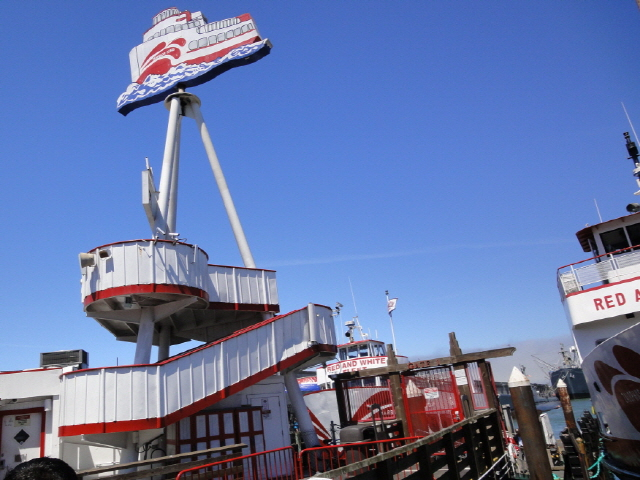
#> input picture python/opencv/img/pier39.jpg, 640 x 480 px
$ jupyter execute ex3.ipynb
#> lines starting #> are read from the running program, lines starting #| are printed output that depends on the picture
[cell 1]
import cv2
import numpy as np
from matplotlib import pyplot as plt

### 히스토그램
- 디지털 영상의 픽셀 분포정도를 그래프 형식으로 표현
- cv2.calcHist(image, channels, mask, histSize, ranges, hist = None, accumulate = None)

    - image : 입력 영상 리스트
    - channels : 히스토그램을 구할 채널을 나타내는 리스트
    - mask : 마스크 영상. 입력 영상 전체에서 히스토그램을 구하려면 None 지정
    - histSize : 히스토그램 각 차원의 크기(빈(bin)의 개수)를 나타내는 리스트
    - ranges : 히스토그램 각 차원의 최솟값과 최댓값으로 구성된 리스트
    - hist : 계산된 히스토그램 (numpy.ndarray)
    - accumulate : 기존 hist 히스토그램에 누적하려면 True, 새로 만들려면 False

[cell 2]
import cv2
import numpy as np
from matplotlib import pyplot as plt

# 이미지 불러오기
image = cv2.imread('./img/pier39.jpg', cv2.IMREAD_GRAYSCALE)
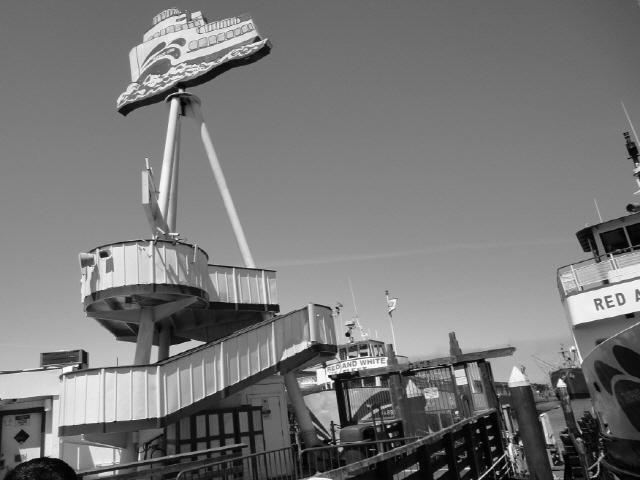
#> image: shape (480, 640); min 0, max 254, mean 120.2

# None 타입일 경우(이미지를 못 불러왔을 경우) 예외 처리
if image is None:
    raise FileNotFoundError("이미지를 불러올 수 없습니다. 경로를 확인하세요.")

# 히스토그램 계산 (채널 0)
hist = cv2.calcHist([image], [0], None, [256], [0, 256])
#> hist = 256 values, max 4620 at index 122, min 0 at index 255, mean 1200

# 시각화
plt.figure(figsize=(12, 5))

plt.subplot(121)
plt.imshow(image, cmap='gray')
plt.title('Grayscale Image')
plt.axis('off')

plt.subplot(122)
plt.plot(hist, color='black')
plt.title('Histogram')
plt.xlabel('Pixel Value')
plt.ylabel('Frequency')
plt.grid(True)

plt.show()
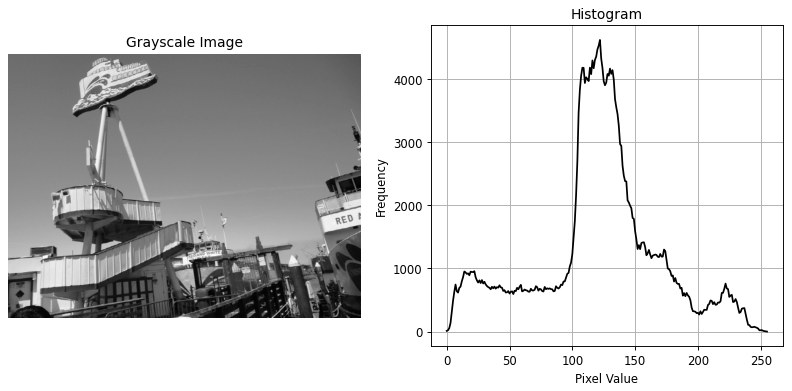
#> figure drawn by matplotlib, 2 panels; panel 2: curve peaks at x = 122, y = 4620

[cell 3]
image = cv2.imread('./img/pier39.jpg')
#> image is the input picture: shape (480, 640, 3); mean B, G, R 169, 120.1, 101.8
channels = ('b', 'g', 'r')
colors = ('blue', 'green', 'red')

plt.figure(figsize=(12, 5))
plt.subplot(121)
plt.imshow(cv2.cvtColor(image, cv2.COLOR_BGR2RGB))
plt.title('Color Image')
plt.axis('off')
plt.subplot(122)

for i, color in enumerate (colors):
  hist = cv2.calcHist([image], [i], None, [256], [0, 256])
  plt.plot(hist, color=color)
  plt.xlim([0, 256])

plt.title('Color Histogram')
plt.xlabel('Pixel Value')
plt.ylabel('Frequency')
plt.grid(True)
plt.show()
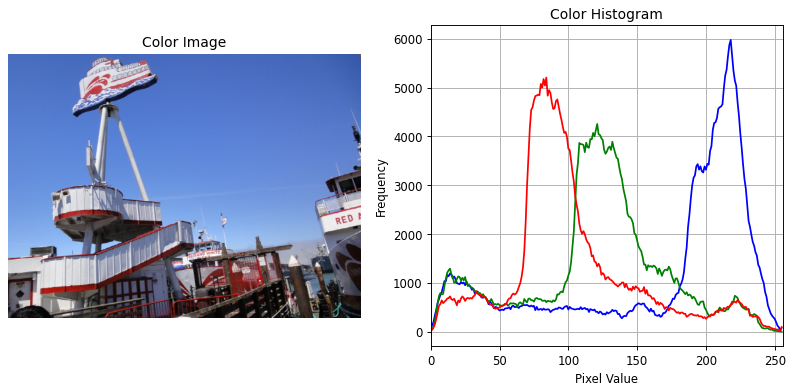
#> figure drawn by matplotlib, 2 panels; panel 2: curve peaks at x = 218, y = 5977; panel 2: curve peaks at x = 121, y = 4255; panel 2: curve peaks at x = 84, y = 5205

### 명암비 조절
- np.clip(a, a_min, a_max)

$
\text{dst}(x, y) = \text{saturate}\left( \text{src}(x, y) + \left( \text{src}(x, y) - 128 \right) \cdot a \right)
$

[cell 4]
src = cv2.imread('./img/dog.jpg', cv2.IMREAD_GRAYSCALE)
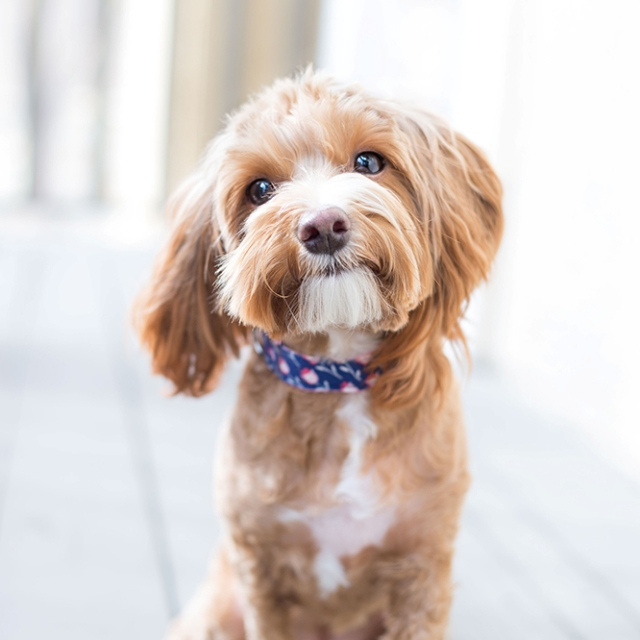
#> input picture python/opencv/img/dog.jpg, 640 x 640 px
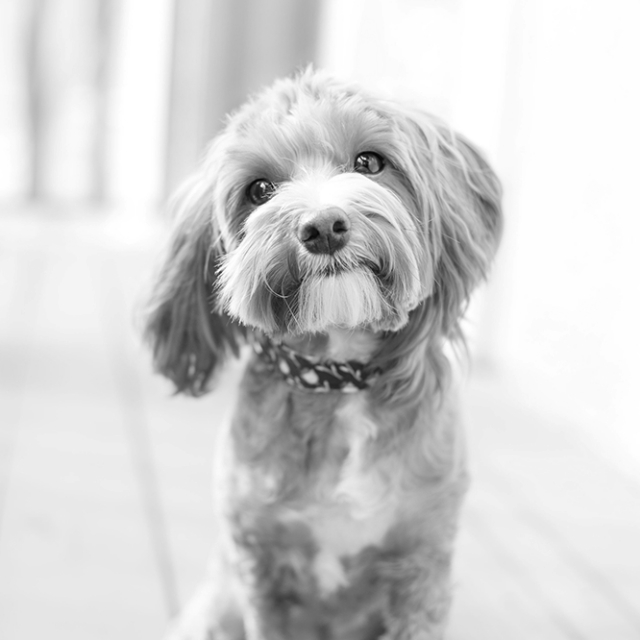
#> src: shape (640, 640); min 5, max 255, mean 210.6
alpha = 1.0
dst = np.clip((1+alpha)*src - 128*alpha, 0, 255).astype(np.uint8)
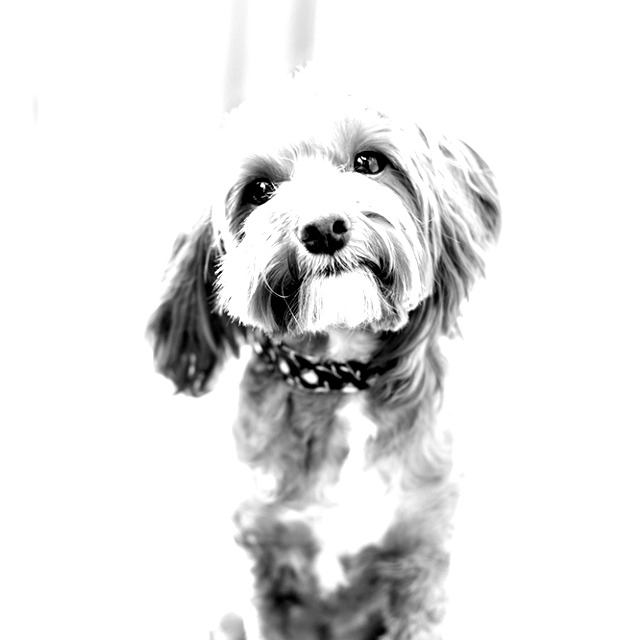
#> dst: shape (640, 640); min 0, max 255, mean 228.1

cv2.imshow('src', src)
cv2.imshow('dst', dst)
cv2.waitKey()
cv2.destroyAllWindows()

### 히스토그램 스트레칭
- 그레이스케일 전 구간 걸쳐 나타나도록 변경하는 선형 변환 기법
- cv2.normalize(src, dst, alpha=None, beta=None, norm_type=None, dtype=None, mask=None)
    - src : 입력 영상
    - dst : 결과 영상(None 입력)
    - alpha : 목표 노름 값, (원소 값 범위 정규화인 경우) 최솟값
    - beta : (원소 값 범위 정규화인 경우) 최댓값
    - norm_type : 정규화 타입(NORM_INF, NORM_L1, NORM_L2, NORM_MINIMAX(히스토그램 스트레칭))
    - dtype : 결과 영상 타입
    - mask : 마스크 영상

[cell 5]
src = cv2.imread('./img/Hawkes_Bay.jpg', cv2.IMREAD_GRAYSCALE)
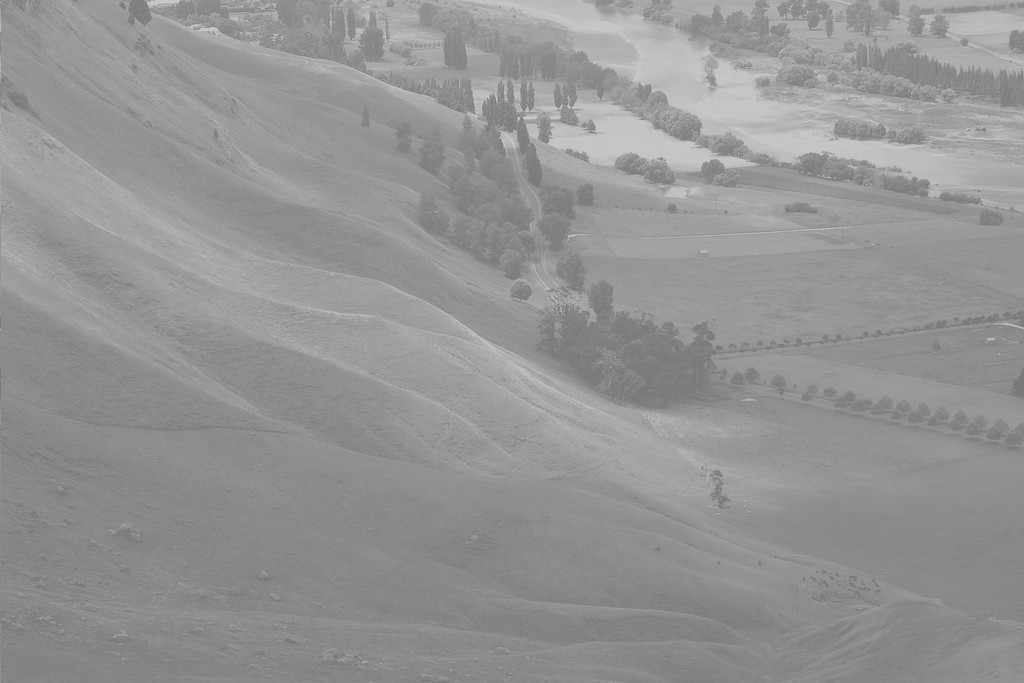
#> input picture python/opencv/img/Hawkes_Bay.jpg, 1024 x 683 px
#> src is the input picture: shape (683, 1024); min 114, max 208, mean 148
dst = cv2.normalize(src, None, 0, 255, cv2.NORM_MINMAX)
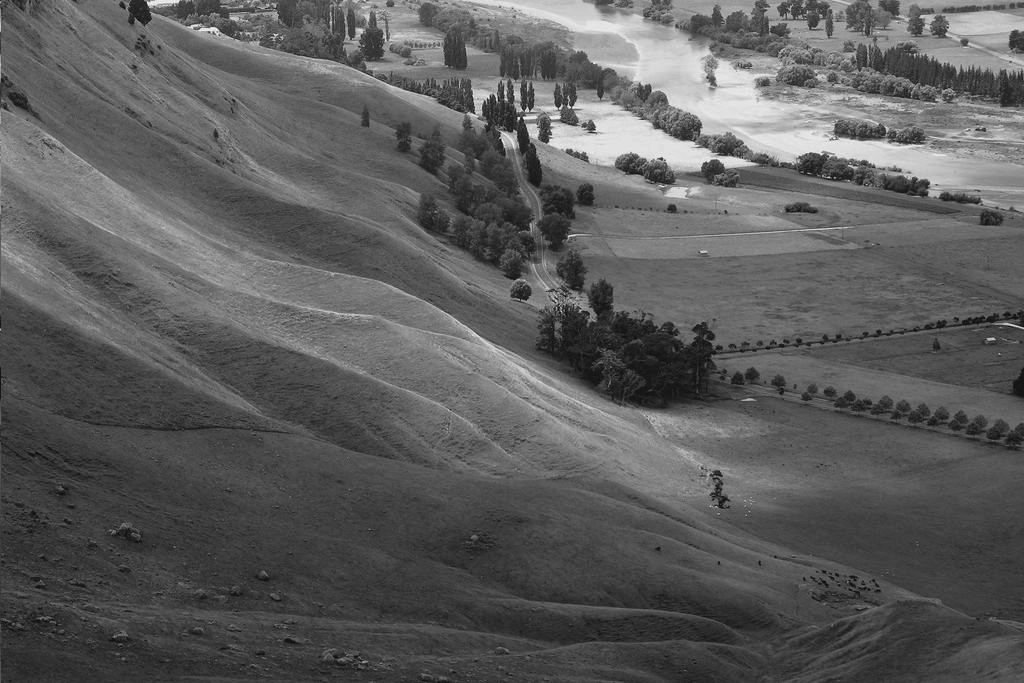
#> dst: shape (683, 1024); min 0, max 255, mean 92.3
cv2.imshow('src', src)
cv2.imshow('dst', dst)
cv2.waitKey()
cv2.destroyAllWindows()

### 히스토그램 평활화
- 픽셀값 분포가 그레이스케일(0~255) 전체 영역에서 나타나도록 변경
- cv2.equalizeHist(src, dst = None)

[cell 6]
src = cv2.imread('./img/Hawkes_Bay.jpg', cv2.IMREAD_GRAYSCALE)
dst = cv2.equalizeHist(src)
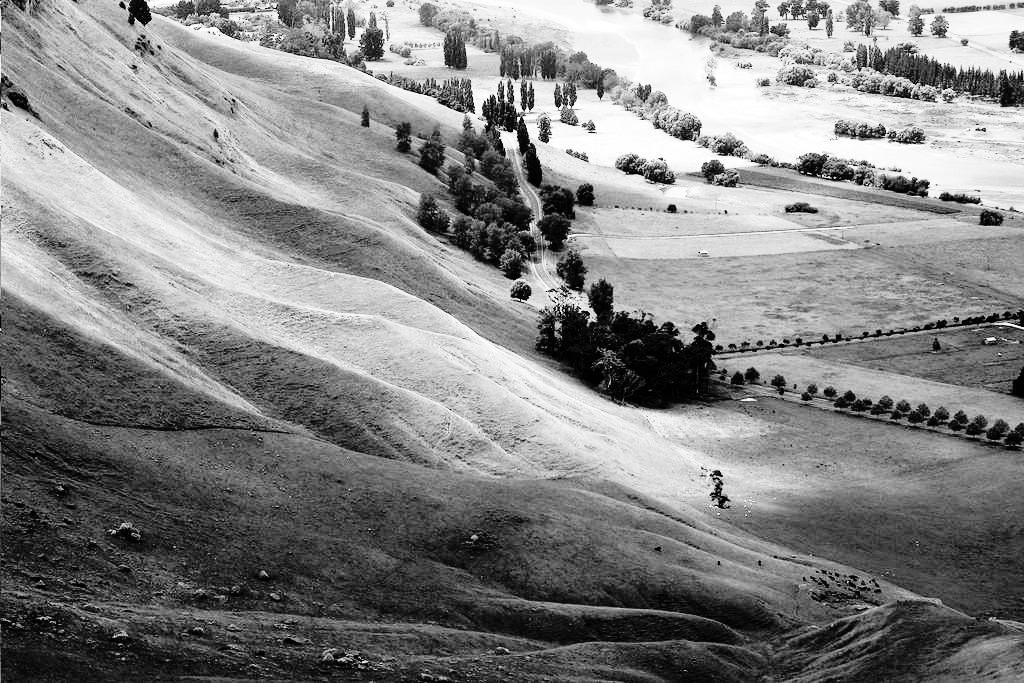
#> dst: shape (683, 1024); min 0, max 255, mean 130.5

cv2.imshow('src', src)
cv2.imshow('dst', dst)
cv2.waitKey()
cv2.destroyAllWindows()
